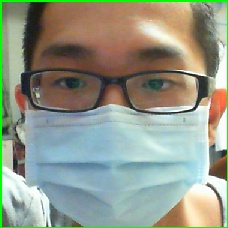
#> input picture Facial Recognition/test/test.jpg, 228 x 228 px
$ python '口罩辨識測試.py'
#> lines starting #> are read from the running program, lines starting #| are printed output that depends on the picture
# -*- coding: utf-8 -*-
"""
Created on Sat Jun  6 15:17:02 2020

@author: allen
"""
import cv2

def main():

    image = cv2.imread('test.jpg')
#> image is the input picture: shape (228, 228, 3); mean B, G, R 137.1, 152.7, 145.9
    image2 = cv2.imread('test2.jpg')
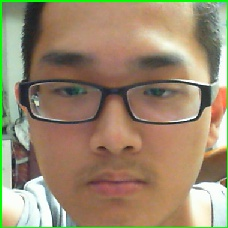
#> input picture Facial Recognition/test/test2.jpg, 228 x 228 px
#> image2 is the input picture: shape (228, 228, 3); mean B, G, R 110.7, 137.2, 154.5
    size = image.shape
#> size = (228, 228, 3)

    #圖片切半
    image = image[int(size[1]/2):size[1],0:size[0]]
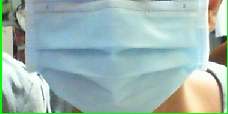
#> image: shape (114, 228, 3); mean B, G, R 178.6, 183.8, 158.2
    image2 = image2[int(size[1]/2):size[1],0:size[0]]
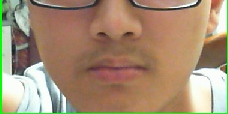
#> image2: shape (114, 228, 3); mean B, G, R 115.6, 141.8, 164.9
    #HSV = cv2.cvtColor(image,cv2.COLOR_BGR2HSV)
    #gray = cv2.cvtColor(image,cv2.COLOR_BGR2GRAY)

    cv2.imshow("image",image)
    cv2.imshow("image2",image2)
    #cv2.imshow("HSV",HSV)
    #cv2.imshow("gray",gray)

    size = image.shape
#> size = (114, 228, 3)
    #print(size[0],size[1])

    #print("image[42][91][0] = ",image[42][91][0])
    #print("image2[42][91][0] = ",image2[42][91][0])

    #image[y][x][BGR]
    # 注意 順序是BGR
    pixel=0

    total = 0
    # y = 0~114
    for i in range(0,size[0]):
        # x = 0~228
        for j in range(0,size[1]):

            #偵測藍色範圍
            if image[i][j][0] >= 160 and image[i][j][0] <= 230:
                pixel += 1

            total += 1
#> after the loop, pixel = 18473; total = 25992

    pixel2 = 0
    total = 0
    # y = 0~114
    for i in range(0,size[0]):
        # x = 0~228
        for j in range(0,size[1]):
            #順序是BGR!!
            #偵測藍色範圍
            if image2[i][j][0] >= 160 and image2[i][j][0] <= 230:
                pixel2 += 1

            total += 1
#> after the loop, pixel2 = 2251; total = 25992

    print("pixel = ",pixel)
#| pixel =  18473
    print("pixel2 = ",pixel2)
#| pixel2 =  2251
    print("total = ",total)
#| total =  25992

    if pixel > total * 0.65:
        print("有戴口罩")

    # 按下任意鍵則關閉所有視窗
    cv2.waitKey(0)
    cv2.destroyAllWindows()


if __name__ == "__main__":
    main()
